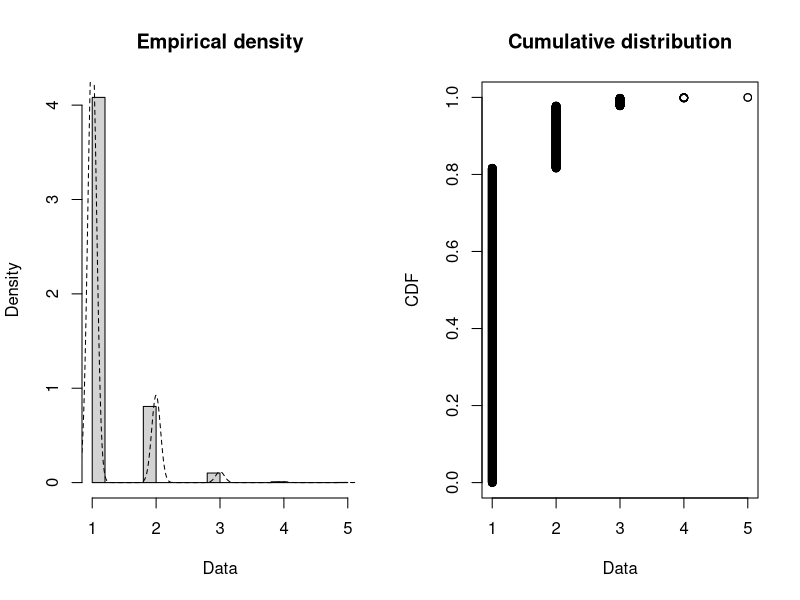
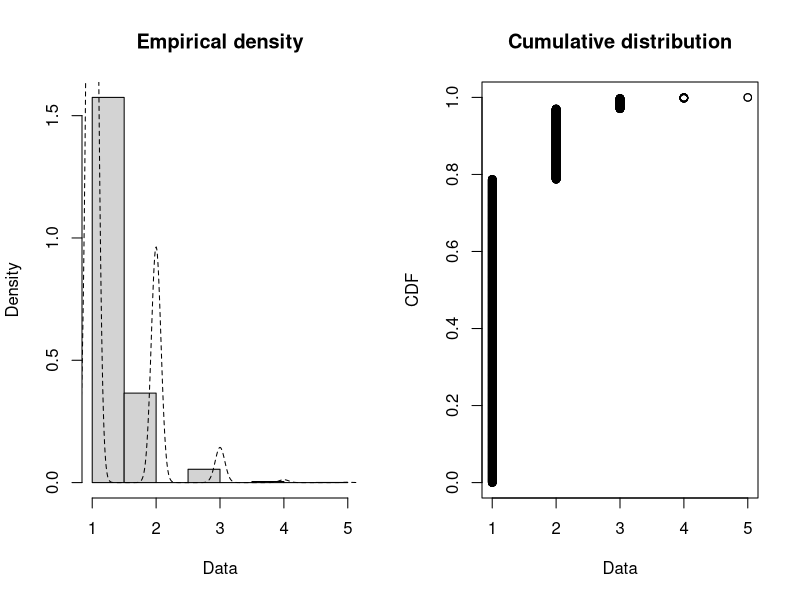
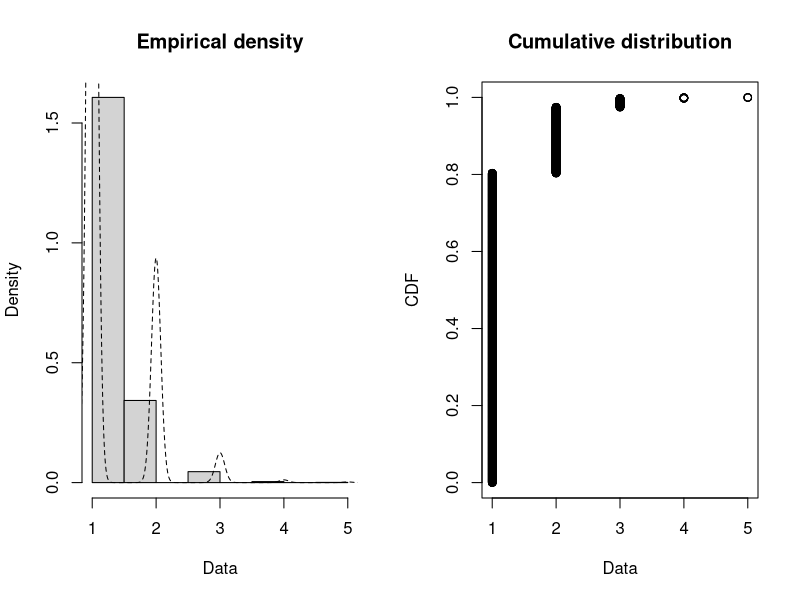

Recreate these plots in R, in order. (Note: this script raises an error after producing the figures.)
#----------------------paquetes-------------------------
library(readxl)
library(MASS)
library(fitdistrplus)
library(lubridate)
#-----------------Datos------------------------------
Encuesta_Seguridad <- read_excel("Encuesta_Seguridad.xlsx")
Casos_Reportados_Kennedy <- read_excel("Casos_Reportados.xlsx",sheet = "Casos Reportados Kennedy")
Casos_Reportados_Bosa <- read_excel("Casos_Reportados.xlsx",sheet = "Casos Reportados Bosa")
Casos_Reportados_Suba <- read_excel("Casos_Reportados.xlsx",sheet = "Casos Reportados Suba")
Validacion_Utilidades <- read_excel("Validacion_Utilidades.xlsx",col_types = c("date", "numeric"))
difk<-as.numeric(difftime(Casos_Reportados_Kennedy$Fecha,lag(Casos_Reportados_Kennedy$Fecha),units = c("hours")))
difk2<-hour(Casos_Reportados_Kennedy$Fecha)
#--------------Kennedy-------------------------
#Evaluar con p-value
cantidad<-rep(1,length(Casos_Reportados_Kennedy))

Casos_Reportados_Kennedy<-cbind(Casos_Reportados_Kennedy,cantidad)
Casos_Reportados_Kennedy$Hora<-hour(Casos_Reportados_Kennedy$Fecha)
Casos_Reportados_Kennedy$Dia<-day(Casos_Reportados_Kennedy$Fecha)
Casos_Reportados_Kennedy$Mes<-month(Casos_Reportados_Kennedy$Fecha)
Casos_Reportados_Kennedy$Ano<-year(Casos_Reportados_Kennedy$Fecha)

Casos_Reportados_Kennedy_Hora<-aggregate(x=Casos_Reportados_Kennedy$cantidad,by=list(Casos_Reportados_Kennedy$Hora,Casos_Reportados_Kennedy$Dia,Casos_Reportados_Kennedy$Mes,Casos_Reportados_Kennedy$Ano),FUN=sum)

colnames(Casos_Reportados_Kennedy_Hora)<-list("Hora","Dia","Mes","Ano","Casos")

plotdist(Casos_Reportados_Kennedy_Hora$Casos, histo=TRUE, demp=TRUE)
fdst<-fitdist(Casos_Reportados_Kennedy_Hora$Casos,distr = "exp")
tempEst<-gofstat(fdst)
print(tempEst)
#--------------Bosa-------------------------------------------------------------
cantidad<-rep(1,length(Casos_Reportados_Bosa))
Casos_Reportados_Bosa<-cbind(Casos_Reportados_Bosa,cantidad)
Casos_Reportados_Bosa$Hora<-hour(Casos_Reportados_Bosa$Fecha)
Casos_Reportados_Bosa$Dia<-day(Casos_Reportados_Bosa$Fecha)
Casos_Reportados_Bosa$Mes<-month(Casos_Reportados_Bosa$Fecha)
Casos_Reportados_Bosa$Ano<-year(Casos_Reportados_Bosa$Fecha)
Casos_Reportados_Bosa_Hora<-aggregate(x=Casos_Reportados_Bosa$cantidad,by=list(Casos_Reportados_Bosa$Hora,Casos_Reportados_Bosa$Dia,Casos_Reportados_Bosa$Mes,Casos_Reportados_Bosa$Ano),FUN=sum)
colnames(Casos_Reportados_Bosa_Hora)<-list("Hora","Dia","Mes","Ano","Casos")
plotdist(Casos_Reportados_Bosa_Hora$Casos, histo=TRUE, demp=TRUE)
fdst<-fitdist(Casos_Reportados_Bosa_Hora$Casos,distr = "exp")
tempEst<-gofstat(fdst)
summary(fdst)
#--------------Suba-------------------------------------------------------------
cantidad<-rep(1,length(Casos_Reportados_Suba))
Casos_Reportados_Suba<-cbind(Casos_Reportados_Suba,cantidad)
Casos_Reportados_Suba$Hora<-hour(Casos_Reportados_Suba$Fecha)
Casos_Reportados_Suba$Dia<-day(Casos_Reportados_Suba$Fecha)
Casos_Reportados_Suba$Mes<-month(Casos_Reportados_Suba$Fecha)
Casos_Reportados_Suba$Ano<-year(Casos_Reportados_Suba$Fecha)
Casos_Reportados_Suba_Hora<-aggregate(x=Casos_Reportados_Suba$cantidad,by=list(Casos_Reportados_Suba$Hora,Casos_Reportados_Suba$Dia,Casos_Reportados_Suba$Mes,Casos_Reportados_Suba$Ano),FUN=sum)
colnames(Casos_Reportados_Suba_Hora)<-list("Hora","Dia","Mes","Ano","Casos")
plotdist(Casos_Reportados_Suba_Hora$Casos, histo=TRUE, demp=TRUE)
fdst<-fitdist(Casos_Reportados_Suba_Hora$Casos,distr = "exp")
tempEst<-gofstat(fdst)
summary(fdst)
#-------------Encuesta de Seguridad--------------------------------------------
#Por Métodos de montecarlo
infoEncuesta<-matrix(0,ncol = 5,nrow = 1)
infoEncuesta<-data.frame(infoEncuesta)
colnames(infoEncuesta)<-list("Estado N Percepción","Estado N Policías","Estado N+1 Percepción","Estado N+1 Policías","Freq")
dLength<-length(Encuesta_Seguridad$Semana)

for(i in 1:dLength)
{
  temp<-data.frame(list(Encuesta_Seguridad[i,"Percepción"],round((Encuesta_Seguridad[i,"Número de policías"]-100)/500),Encuesta_Seguridad[i+1,"Percepción"],(Encuesta_Seguridad[i+1,"Número de policías"]-100)/500),1)
  colnames(temp)<-list("Estado N Percepción","Estado N Policías","Estado N+1 Percepción","Estado N+1 Policías","Freq")
  infoEncuesta<-rbind(infoEncuesta,temp)
}
infoEncuesta<-infoEncuesta[2:dLength,]
infoEncuesta$`Estado N Policías`<-round(infoEncuesta$`Estado N Policías`,digits = 2)
infoEncuesta$`Estado N+1 Policías`<-round(infoEncuesta$`Estado N Policías`,digits = 2)

infoEncuestaAgg<-aggregate(x=infoEncuesta$Freq,by=list(infoEncuesta$`Estado N Percepción`,infoEncuesta$`Estado N Policías`,infoEncuesta$`Estado N+1 Percepción`,infoEncuesta$`Estado N+1 Policías`),FUN=sum)
colnames(infoEncuestaAgg)<-list("Estado N Percepción","Estado N Policías","Estado N+1 Percepción","Estado N+1 Policías","Freq")

probabilidadesNN1<-matrix(0,ncol=5,nrow = 1)
probabilidadesNN1<-data.frame(probabilidadesNN1)
colnames(probabilidadesNN1)<-list("Percepcion N","Policias N","Percepcion N+1","Policias N+1","Prob")
for(pn in unique(infoEncuestaAgg$`Estado N Percepción`))
{
  tempPerc<-infoEncuestaAgg[infoEncuestaAgg$`Estado N Percepción`==pn,]
  for(cn in unique(infoEncuestaAgg$`Estado N Policías`))
  {
    tempPercPol<-tempPerc[tempPerc$`Estado N Policías`==cn,]
    totalEv<-sum(tempPercPol$Freq)
    for(pn1 in unique(infoEncuestaAgg$`Estado N+1 Percepción`))
    {
      tempPercPolPerc1<-tempPerc[tempPercPol$`Estado N+1 Percepción`==pn1,]
      print(tempPercPolPerc1)
      for(cn1 in unique(infoEncuestaAgg$`Estado N+1 Policías`))
      {
        tempPercPolPerc1Pol1<-tempPercPolPerc1[tempPercPolPerc1$`Estado N Policías`,]
        ansP<-0
        if(length(tempPercPolPerc1Pol1$Freq)!=0)
        {
          ansP<-sum(tempPercPol$Freq)/totalEv
        }
        ans<-data.frame(list(pn,cn,pn1,cn1,ansP))
        colnames(ans)<-list("Percepcion N","Policias N","Percepcion N+1","Policias N+1","Prob")
        probabilidadesNN1<-rbind(probabilidadesNN1,ans)
      }
    }
  }
}
View(probabilidadesNN1)

Percepciones<-unique(infoEncuesta$`Estado N Percepción`)
CantidadPolicias<-0:5
CantidadPoliciasXPercepciones<-expand.grid(CantidadPolicias,Percepciones)
S_percepcion<-c()
for(i in 1:18)
{
  S_percepcion<-c(S_percepcion,c(paste(CantidadPoliciasXPercepciones$Var1, CantidadPoliciasXPercepciones$Var2, sep = ",")))
}






estadoNBueno<-infoEncuesta[infoEncuesta$`Estado N`=="Buena",]
estadoNRegular<-infoEncuesta[infoEncuesta$`Estado N`=="Regular",]
estadoNMalo<-infoEncuesta[infoEncuesta$`Estado N`=="Mala",]

plotdist(estadoNBueno$Delta,histo = T,demp = T,breaks = 20)
plotdist(estadoNBueno$Delta[estadoNBueno$`Estado N+1`=="Buena"],histo = T,demp = T)
plotdist(estadoNBueno$Delta[estadoNBueno$`Estado N+1`=="Regular"],histo = T,demp = T)
plotdist(estadoNBueno$Delta[estadoNBueno$`Estado N+1`=="Mala"],histo = T,demp = T)

plotdist(Encuesta_Seguridad$`Número de policías`[Encuesta_Seguridad$Percepción=="Buena"],histo = T,demp = T,breaks = 20)
plot(fitdist(Encuesta_Seguridad$`Número de policías`[Encuesta_Seguridad$Percepción=="Buena"],"norm"))
summary(fitdist(Encuesta_Seguridad$`Número de policías`[Encuesta_Seguridad$Percepción=="Buena"],"norm"))

descdist(estadoNBueno$Delta,boot=1000)
descdist(estadoNBueno$Delta[estadoNBueno$`Estado N+1`=="Buena"],boot=1000)
descdist(estadoNBueno$Delta[estadoNBueno$`Estado N+1`=="Regular"],boot=1000)
descdist(estadoNBueno$Delta[estadoNBueno$`Estado N+1`=="Mala"],boot=1000)

plot(fitdist((estadoNRegular$Delta),"pois"),breaks=10)
plot(fitdist(estadoNRegular$Delta[estadoNRegular$`Estado N+1`=="Buena"],"norm"),breaks=10)
plot(fitdist(estadoNRegular$Delta[estadoNRegular$`Estado N+1`=="Regular"],"norm"),breaks=10)
plot(fitdist(estadoNRegular$Delta[estadoNRegular$`Estado N+1`=="Buena"],"norm"),breaks=10)

plot(fitdist(estadoNMalo$Delta,"norm"),breaks=10)
plot(fitdist(estadoNMalo$Delta[estadoNMalo$`Estado N+1`=="Buena"],"norm"),breaks=10)
plot(fitdist(estadoNMalo$Delta[estadoNMalo$`Estado N+1`=="Regular"],"norm"),breaks=10)
plot(fitdist(estadoNMalo$Delta[estadoNMalo$`Estado N+1`=="Mala"],"norm"),breaks=10)
